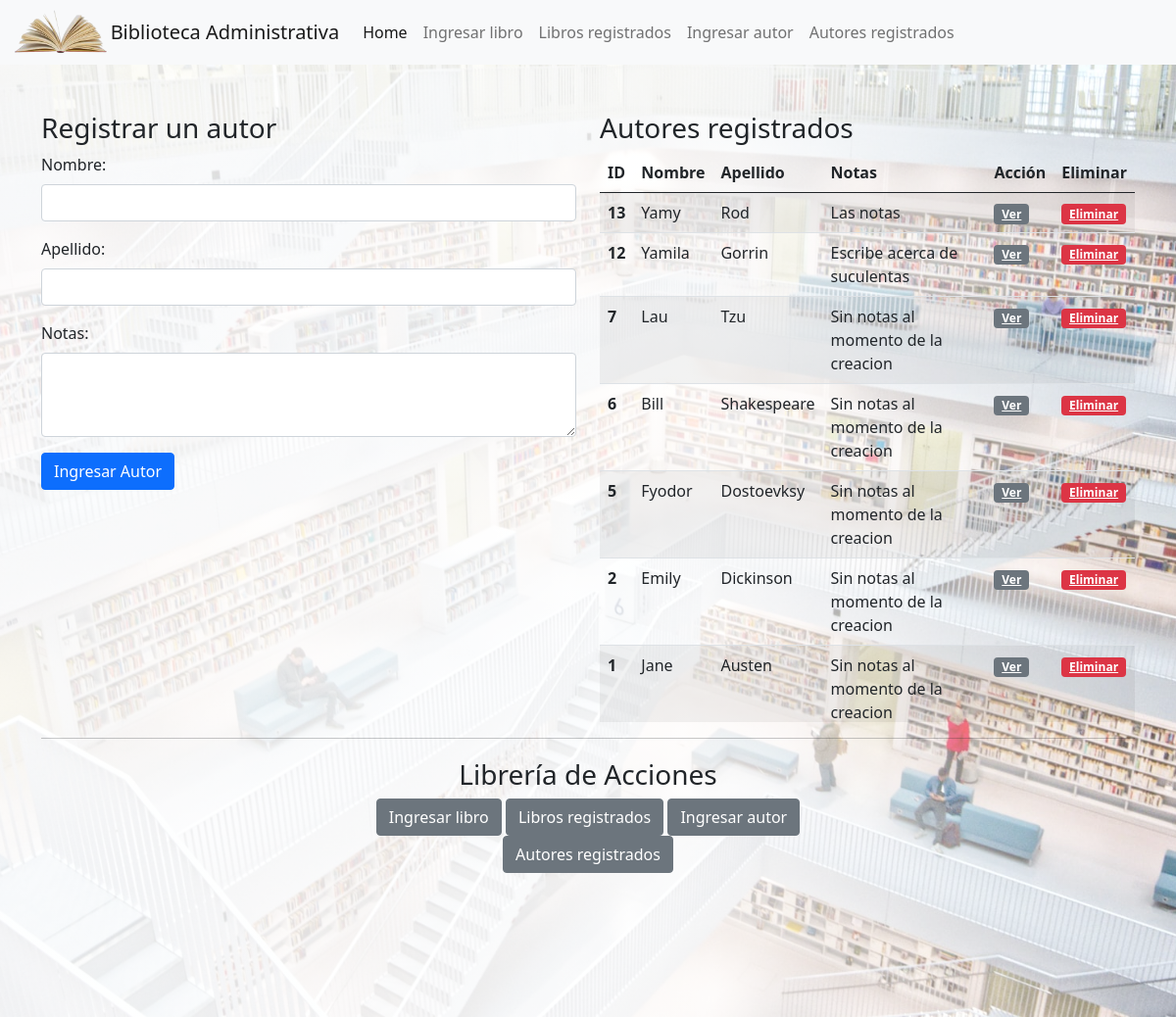
The app's page /autores with its own data.
### books_authors_app/models.py (models this page shows, shortened)
class Autor(models.Model):
    nombre = models.CharField(max_length=45)
    apellido = models.CharField(max_length=45)
    libros = models.ManyToManyField(Libro, related_name="autores")
    notas = models.CharField(max_length=255)
    created_at = models.DateTimeField(auto_now_add=True)
    updated_at = models.DateTimeField(auto_now_add=True)

### books_authors_app/views.py (the view)
# urls.py: path('autores', views.autores),
def autores(request):
    context = {
        'autores': Autor.objects.all()
    }
    return render(request, 'autores.html', context)

### books_authors_app/templates/autores.html (shortened to what this page needs)
<!DOCTYPE html>
<html lang="en">
<head>
    {% load static %}
    <link href="https://cdn.jsdelivr.net/npm/bootstrap@5.1.0/dist/css/bootstrap.min.css" rel="stylesheet"
>
    <link rel="stylesheet" href="{% static 'css/style.css' %}">
</head>
<body>
    <section class="bg">
        <nav class="navbar navbar-expand-lg navbar-light bg-light">
            <div class="container-fluid">
                <img src="{% static 'img/libro.png' %}" class="img-nav" /><a class="navbar-brand" href="#">Biblioteca
                    Administrativa</a>
                <div class="collapse navbar-collapse" id="navbarText">
                    <ul class="navbar-nav me-auto mb-2 mb-lg-0">
                        <li class="nav-item">
                            <a class="nav-link active" aria-current="page" href="/">Home</a>
                        </li>
                        <li class="nav-item">
                            <a class="nav-link" aria-current="page" href="/libros">Ingresar libro</a>
                        </li>
                        <li class="nav-item">
                            <a class="nav-link" href="/libros">Libros registrados</a>
                        </li>
                        <li class="nav-item">
                            <a class="nav-link" href="/autores">Ingresar autor</a>
                        </li>
                        <li class="nav-item">
                            <a class="nav-link" href="/autores">Autores registrados</a>
                        </li>
                    </ul>
                </div>
            </div>
        </nav>
    <div class="container">
        <div class="row">
            <div class="col-sm-12 col-md-6 mt-5">
                <h3>Registrar un autor</h3>
                <form method="post" action="ingresar_autor">
                    <div class="mb-3">
                        <label for="nombre" class="form-label">Nombre: </label>
                        <input type="text" class="form-control" id="nombre" name="nombre">
                    </div>
                    <div class="mb-3">
                        <label for="apellido" class="form-label">Apellido: </label>
                        <input type="text" class="form-control" id="apellido" name="apellido">
                    </div>
                    <div class="mb-3">
                        <label for="notas" class="form-label">Notas: </label>
                        <textarea type="text" class="form-control" id="notas" name="notas" rows="3"></textarea>
                    </div>
                    <button type="submit" class="btn btn-primary">Ingresar Autor</button>
                </form>
            </div>
            <div class="col-sm-12 col-md-6 mt-5 registros">
                <h3>Autores registrados</h3>
                <table class="table table-striped">
                    <thead>
                        <tr>
                            <th scope="col">ID</th>
                            <th scope="col">Nombre</th>
                            <th scope="col">Apellido</th>
                            <th scope="col">Notas</th>
                            <th scope="col">Acción</th>
                            <th scope="col">Eliminar</th>
                        </tr>
                    </thead>
                    <tbody>
                        {% for autor in autores reversed%}
                        <tr>
                            <th scope="row">{{autor.id}}</th>
                            <td>{{autor.nombre}}</td>
                            <td>{{autor.apellido}}</td>
                            <td>{{autor.notas}}</td>
                            <td><a class="badge bg-secondary" href="/ver_autor/{{autor.id}}">Ver</a></td>
                            <td><a class="badge bg-danger" href="/eliminar_autor/{{autor.id}}">Eliminar</a></td>
                        </tr>
                        {% endfor %}
                    </tbody>
                </table>
            </div>
        </div>
        <hr>
        <div class="container modulo2">
            <h3> Librería de Acciones </h3>
            <a class="btn btn-secondary" href="/libros">Ingresar libro</a>
            <a class="btn btn-secondary" href="/libros">Libros registrados</a>
            <a class="btn btn-secondary" href="/autores">Ingresar autor</a>
            <a class="btn btn-secondary" href="/autores">Autores registrados</a>
        </div>
    </div>
</section>
</body>
</html>

### books_authors_app/static/css/style.css (style rules this page uses)
.img-nav { height: 50px; width: auto; }
.bg { background: linear-gradient(95.61deg, rgba(255, 255, 255, 0.85) 59.36%, rgba(255, 255, 255, 0) 103.47%), url(../img/bg-desktop.jpeg) no-repeat center center/cover, #f8f6f6a4; height: 100vh; width: 100vw; }
.modulo2 { width: 50%; height: 50%; margin: 20px auto; text-align: center; }
.registros { max-height: 60vh; overflow-y: scroll; }

### records on screen
Autor: id "13", nombre "Yamy", apellido "Rod", notas "Las notas"
Autor: id "12", nombre "Yamila", apellido "Gorrin", notas "Escribe acerca de suculentas"
Autor: id "7", nombre "Lau", apellido "Tzu", notas "Sin notas al momento de la creacion"
Autor: id "6", nombre "Bill", apellido "Shakespeare", notas "Sin notas al momento de la creacion"
Autor: id "5", nombre "Fyodor", apellido "Dostoevksy", notas "Sin notas al momento de la creacion"
Autor: id "2", nombre "Emily", apellido "Dickinson", notas "Sin notas al momento de la creacion"
Autor: id "1", nombre "Jane", apellido "Austen", notas "Sin notas al momento de la creacion"
